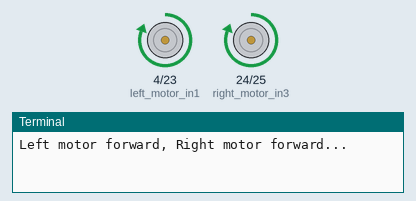
Recording of a program running on a simulated Raspberry Pi (BCM pin numbers). On the bench: motor-driver pin pairs drawn as motors (green arrow = first pin HIGH = forward, orange = second pin HIGH = backward, longer = more drive), the last lines printed to the terminal. At 12.0 s the program stops and its outputs stay as they are.

Above: at 0.1 s.
At 7.1 s:
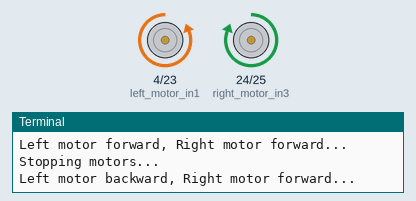
At 12.1 s:
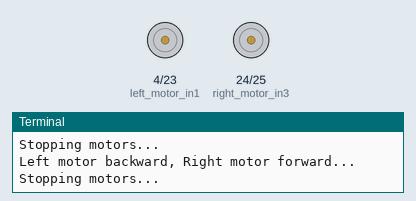
Timing chart, 0 to 13.5 s (numbered marks = the images above):
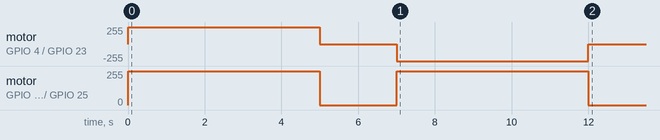

Measured:
- by itself, motor on GPIO 24 (right_motor_in3) / GPIO 25 (right_motor_in4): alternates forward 255/255 for 5.0 s and stopped for 2.0 s
- by itself, motor on GPIO 4 (left_motor_in1) / GPIO 23 (left_motor_in2): stopped → forward 255/255 at 0.00 s, → stopped 5.0 s later, → backward 255/255 2.0 s later, → stopped 5.0 s later

The program:

motor_test.py
```python
import RPi.GPIO as GPIO
import time

# Pin definitions for motors
left_motor_in1 = 4
left_motor_in2 = 23
right_motor_in3 = 24
right_motor_in4 = 25

# Setup GPIO
GPIO.setmode(GPIO.BCM)
GPIO.setwarnings(False)  # Disable warnings about pins already in use
GPIO.setup(left_motor_in1, GPIO.OUT, initial=GPIO.LOW)
GPIO.setup(left_motor_in2, GPIO.OUT, initial=GPIO.LOW)
GPIO.setup(right_motor_in3, GPIO.OUT, initial=GPIO.LOW)
GPIO.setup(right_motor_in4, GPIO.OUT, initial=GPIO.LOW)

def move_left_forward_right_backward():

    GPIO.output(left_motor_in1, GPIO.HIGH)
    GPIO.output(left_motor_in2, GPIO.LOW)
    GPIO.output(right_motor_in3, GPIO.HIGH)
    GPIO.output(right_motor_in4, GPIO.LOW)
    print("Left motor forward, Right motor forward...")

def move_left_backward_right_forward():
    """Move left motor backward and right motor forward."""
    GPIO.output(left_motor_in1, GPIO.LOW)
    GPIO.output(left_motor_in2, GPIO.HIGH)
    GPIO.output(right_motor_in3, GPIO.HIGH)
    GPIO.output(right_motor_in4, GPIO.LOW)
    print("Left motor backward, Right motor forward...")

def stop_movement():
    """Stop both motors."""
    GPIO.output(left_motor_in1, GPIO.LOW)
    GPIO.output(left_motor_in2, GPIO.LOW)
    GPIO.output(right_motor_in3, GPIO.LOW)
    GPIO.output(right_motor_in4, GPIO.LOW)
    print("Stopping motors...")

# Test opposite movements
move_left_forward_right_backward()
time.sleep(5)  # Run for 5 seconds
stop_movement()

time.sleep(2)  # Wait for 2 seconds

move_left_backward_right_forward()
time.sleep(5)  # Run for 5 seconds
stop_movement()

# Clean up GPIO
GPIO.cleanup()
```
